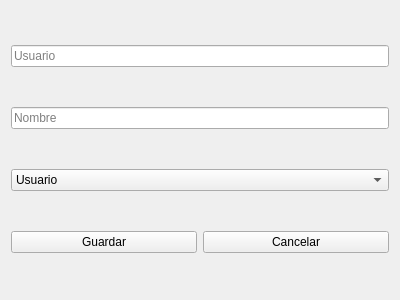
<?xml version="1.0" encoding="UTF-8"?>
<ui version="4.0">
 <class>UpdateUserPage</class>
 <widget class="QWidget" name="UpdateUserPage">
  <property name="geometry">
   <rect>
    <x>0</x>
    <y>0</y>
    <width>400</width>
    <height>300</height>
   </rect>
  </property>
  <property name="windowTitle">
   <string>Actualizar Usuario</string>
  </property>
  <layout class="QVBoxLayout" name="verticalLayout">
   <item>
    <widget class="QLineEdit" name="usernameLineEdit">
     <property name="placeholderText">
      <string>Usuario</string>
     </property>
    </widget>
   </item>
   <item>
    <widget class="QLineEdit" name="nameLineEdit">
     <property name="placeholderText">
      <string>Nombre</string>
     </property>
    </widget>
   </item>
   <item>
    <widget class="QComboBox" name="roleComboBox">
     <item>
      <property name="text">
       <string>Usuario</string>
      </property>
     </item>
     <item>
      <property name="text">
       <string>Administrador</string>
      </property>
     </item>
    </widget>
   </item>
   <item>
    <layout class="QHBoxLayout" name="buttonLayout">
     <item>
      <widget class="QPushButton" name="saveButton">
       <property name="text">
        <string>Guardar</string>
       </property>
      </widget>
     </item>
     <item>
      <widget class="QPushButton" name="cancelButton">
       <property name="text">
        <string>Cancelar</string>
       </property>
      </widget>
     </item>
    </layout>
   </item>
  </layout>
 </widget>
 <resources/>
 <connections/>
</ui>
